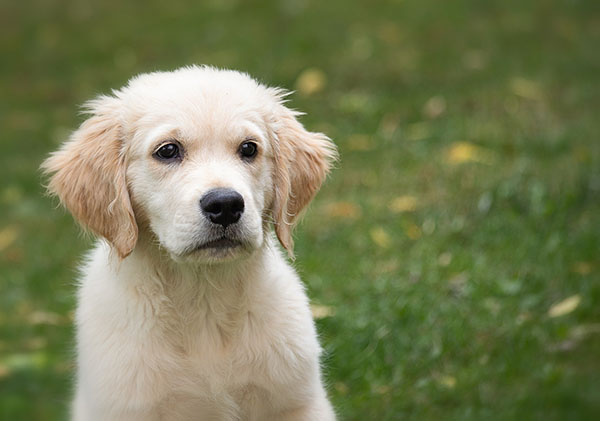
#> input picture tp4-nombres-premiers-et-images/data/chien.jpg, 600 x 421 px
$ python nb.py data/chien.jpg out.png
#> lines starting #> are read from the running program, lines starting #| are printed output that depends on the picture
### tp4-nombres-premiers-et-images/src/classes.py
"""Crible d'Ératosthène et traitements d'images demandés dans le TP4."""

from math import isqrt
from pathlib import Path


# [6 lines left out: function _integer, not called in this run]


class ParameterTooHighValue(ValueError):
    """Valeur demandée supérieure à la limite du crible."""


class NbPremier:
    """Prépare les nombres premiers entre 0 et n, bornes incluses."""

    def __init__(self, n):
        self.est_prime, self.lprime, self.facteurs = self.eratosthene(n)

    # [11 lines left out: function eratosthene, not called in this run]

    def _check_upper_bound(self, k):
        if k >= len(self.est_prime):
            raise ParameterTooHighValue(f"{k} dépasse la limite du crible ({len(self.est_prime) - 1}).")

    # [19 lines left out: functions est_nombre_premier, goldbach_pairs, not called in this run]

    def test_goldbach(self):
        for value, (first, second) in self.goldbach_pairs().items():
            print(f"{value}={first}+{second}")

    # [10 lines left out: function decomposition_factors, not called in this run]

    def decomposition(self, k):
        factors = self.decomposition_factors(k)
        print(f"{k}=" + "*".join(map(str, factors)))


class Image:
    """Image uint8, en BGR (OpenCV) ou en niveaux de gris."""

    def __init__(self, file_name):
        import cv2

        if not Path(file_name).is_file():
            raise FileNotFoundError(f"Image introuvable : {file_name}")
        try:
            self.im = cv2.imread(str(file_name))
#> self.im is the input picture: shape (421, 600, 3); mean B, G, R 85.5, 124.4, 119
        except cv2.error as exc:
            raise OSError(f"Impossible de lire l'image : {file_name}") from exc
        if self.im is None:
            raise FileNotFoundError(f"Impossible d'ouvrir l'image : {file_name}")

    # [21 lines left out: functions from_array, show_im, not called in this run]

    def save(self, output_file):
        import cv2

        output = Path(output_file)
        output.parent.mkdir(parents=True, exist_ok=True)
        try:
            saved = cv2.imwrite(str(output), self.im)
        except cv2.error as exc:
            raise OSError(f"Format d'image non pris en charge ou écriture impossible : {output}") from exc
        if not saved:
            raise OSError(f"Impossible d'écrire l'image : {output}")

    def to_gray(self):
        """Moyenne des canaux, comme dans le sujet, puis troncature en uint8."""
        if self.im.ndim == 3:
            import numpy as np

            self.im = np.mean(self.im, axis=2).astype(np.uint8)
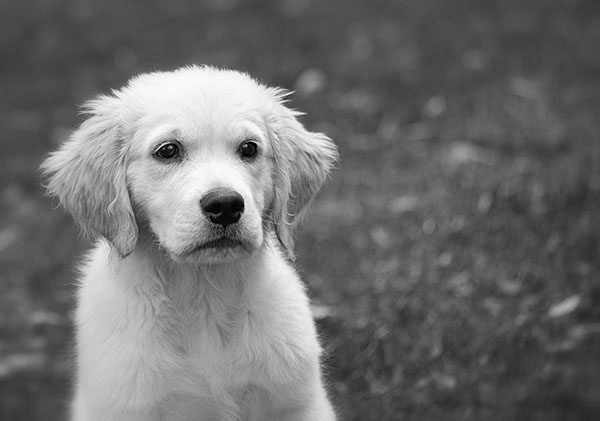
#> self.im: shape (421, 600); min 0, max 254, mean 109.3

    # [22 lines left out: functions add_black_stripes, compute_contours, not called in this run]

### tp4-nombres-premiers-et-images/nb.py
#!/usr/bin/env python3
"""Convertit une image couleur en niveaux de gris par moyenne des canaux."""

import argparse
import sys
from pathlib import Path

from src.classes import Image


def main(argv=None):
    parser = argparse.ArgumentParser(description=__doc__)
    parser.add_argument("input_file", type=Path)
    parser.add_argument("output_file", type=Path)
    args = parser.parse_args(argv)
    try:
        if args.input_file.resolve() == args.output_file.resolve():
            raise ValueError("La sortie doit être différente de l'image originale.")
        image = Image(args.input_file)
        image.to_gray()
        image.save(args.output_file)
    except ImportError:
        print("Erreur : installer les dépendances du TP4 (voir requirements.txt).", file=sys.stderr)
        return 1
    except (OSError, ValueError) as exc:
        print(f"Erreur : {exc}", file=sys.stderr)
        return 1
    return 0


if __name__ == "__main__":
    raise SystemExit(main())
#> (the program exits here)
